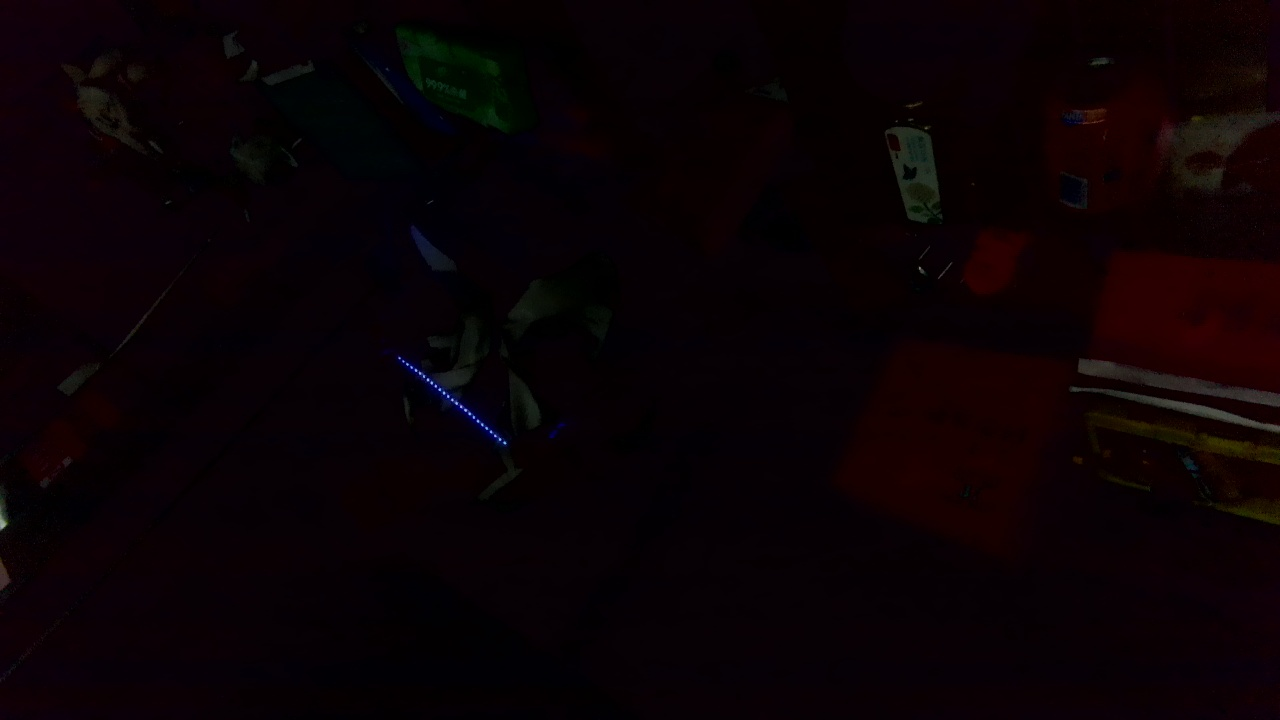
#> input picture camera_capture/BLUE/blue_001.jpg, 1280 x 720 px
$ python -i calibrate.py   (imports and definitions only)
#> lines starting #> are read from the running program, lines starting #| are printed output that depends on the picture; after the words box and inside, x2 and y2 are one past the last pixel; in counts of white or black regions, pixels touching at a corner belong together
"""根据已标注的单色图像生成仅供 R2 使用的色相模型。"""

import argparse
from dataclasses import replace
import math
import os
from pathlib import Path
import tempfile
from typing import Dict, Tuple

import cv2
import numpy as np
import yaml

from .classifier import classifier_for_profile
from .profiles import (
    CAMERA_PROFILES,
    DEFAULT_CAMERA_PROFILE,
    dataset_path,
    detector_config_path,
)


DEFAULT_CLASS_ORDER = ('RED', 'GREEN', 'CYAN', 'BLUE', 'PURPLE')
# 兼容旧测试和外部脚本；实际校准会按当前 profile 配置动态筛选。
CLASSES = DEFAULT_CLASS_ORDER


# [40 lines left out: functions _calibration_classes, _save_validated_config, not called in this run]


def hue_distance(values, center):
    delta = np.abs(values.astype(np.float32) - center)
    return np.minimum(delta, 180.0 - delta)


def _bounded(value: float, low: float, high: float) -> float:
    return float(np.clip(value, low, high))


# [27 lines left out: functions _normalized_bgr, _channel_constraints, not called in this run]


def _collect_color_pixels(path: Path) -> Tuple[np.ndarray, np.ndarray, np.ndarray]:
    image = cv2.imread(str(path), cv2.IMREAD_COLOR)
#> image is the input picture: shape (720, 1280, 3); mean B, G, R 4.4, 1.5, 10
    if image is None:
        raise RuntimeError(f'cannot read {path}')
    hsv = cv2.cvtColor(image, cv2.COLOR_BGR2HSV)
#> hsv: shape (720, 1280, 3); mean H, S, V 120.4, 240, 10.8
    value = hsv[:, :, 2].astype(np.float32)
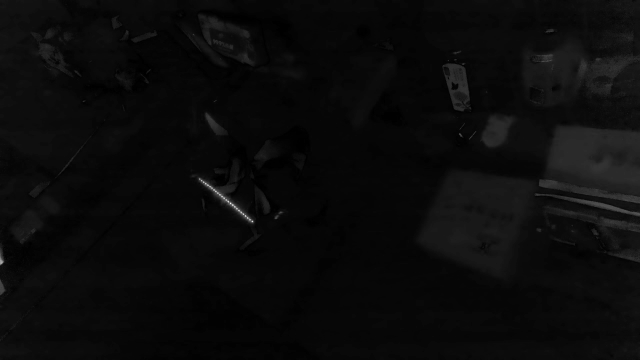
#> value: shape (720, 1280) float32 (shown at 1/2 size); min 0, max 255, mean 10.8
    smooth = cv2.GaussianBlur(value, (0, 0), 0.8)
    broad = cv2.GaussianBlur(value, (0, 0), 2.6)
    dog = smooth - broad
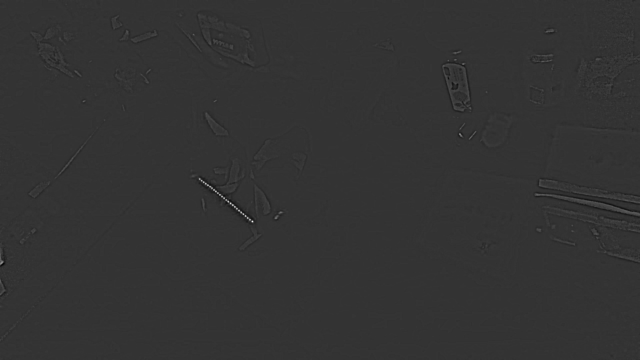
#> dog: shape (720, 1280) float32 (shown at 1/2 size); min -24.54, max 96.71, mean 0; drawn with min black and max white
    mask = (
        (hsv[:, :, 1] >= 55) &
        (hsv[:, :, 2] >= 45) &
        (dog >= max(3.0, float(np.percentile(dog, 92))))
    )
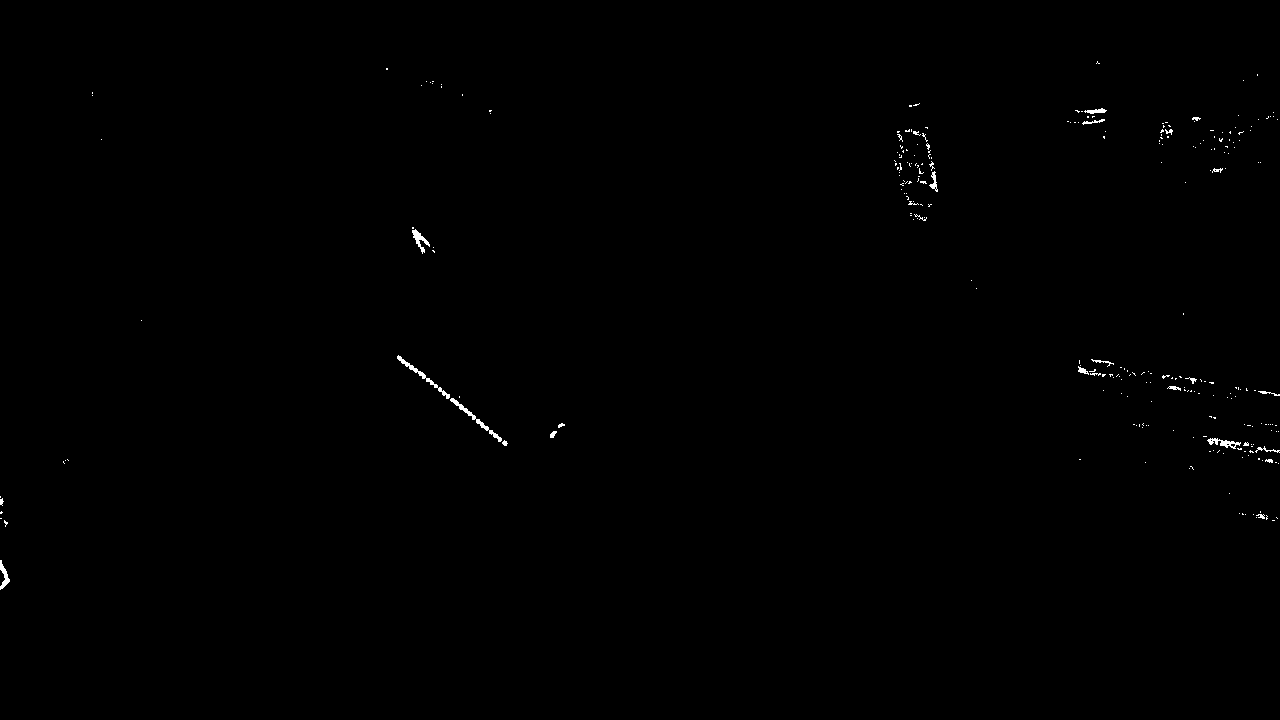
#> mask: shape (720, 1280) bool; 0.26% white in thin lines or dots, all inside (x1, y1, x2, y2) = (0, 61, 1280, 590)
    if np.count_nonzero(mask) < 20:
        mask = (hsv[:, :, 1] >= 70) & (hsv[:, :, 2] >= 55)
    return hsv[:, :, 0][mask], hsv[:, :, 1][mask], image[mask]


# [175 lines left out: functions _prepare_detection_image, calibrate, main, not called in this run]


# [2 lines not run here, left out]

>>> result = _collect_color_pixels('../../../../camera_capture/BLUE/blue_001.jpg')

$ run again, on camera_capture/BLUE/blue_005.jpg
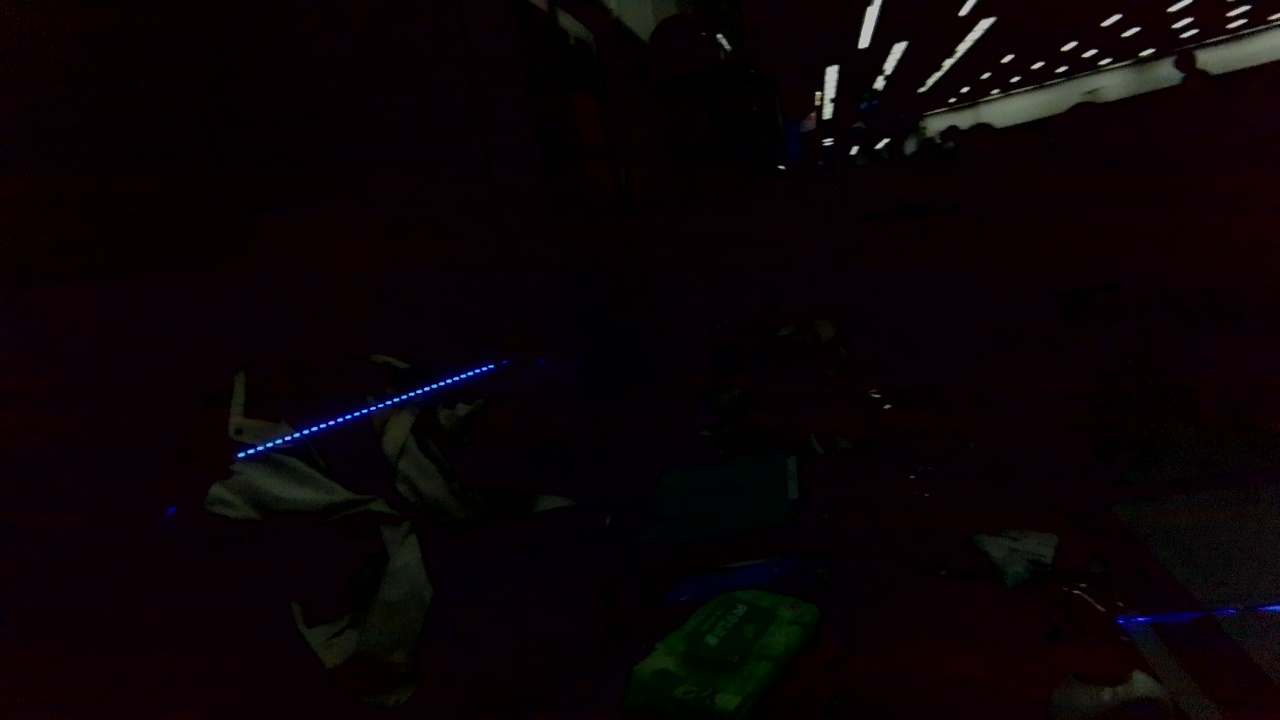
#> input picture camera_capture/BLUE/blue_005.jpg, 1280 x 720 px
#> in _collect_color_pixels, image is the input picture: shape (720, 1280, 3); mean B, G, R 5.8, 3.6, 10
#> hsv: shape (720, 1280, 3); mean H, S, V 119.2, 232.1, 11.3
#> in _collect_color_pixels, `dog = smooth - broad`:
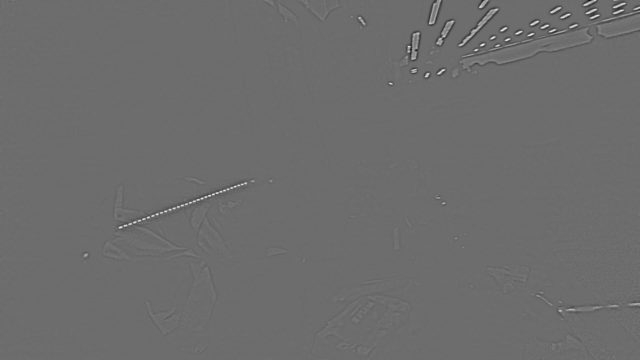
#> dog: shape (720, 1280) float32 (shown at 1/2 size); min -73.55, max 98.17, mean 0; drawn with min black and max white
#> in _collect_color_pixels, `mask = ( (hsv[:, :, 1] >= 55) & (hsv[:, :, 2] >= 45) & (dog >= max(3.0..`:
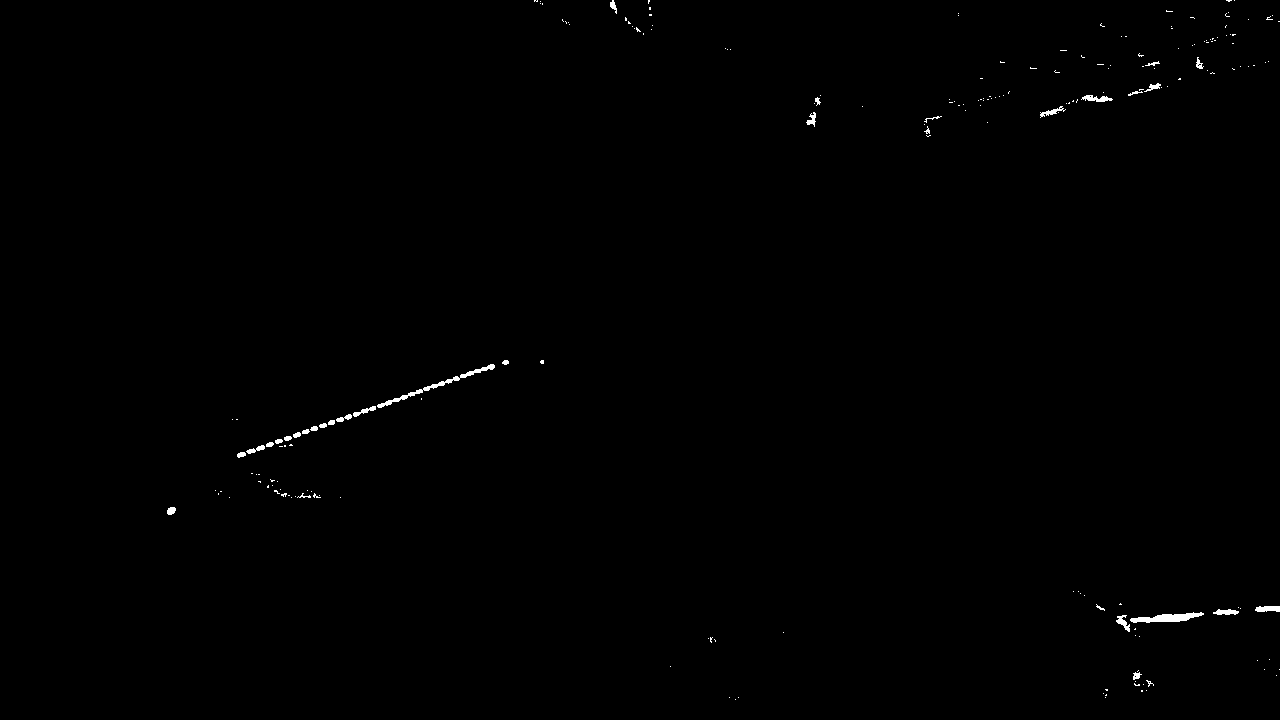
#> mask: shape (720, 1280) bool; 0.33% white; 206 white regions (173 under 20 px), largest, box (x1, y1, x2, y2) and area: (377, 364, 495, 408) 466, (1130, 612, 1204, 623) 435, (1081, 95, 1113, 102) 130

$ run again, on camera_capture/BLUE/blue_006.jpg
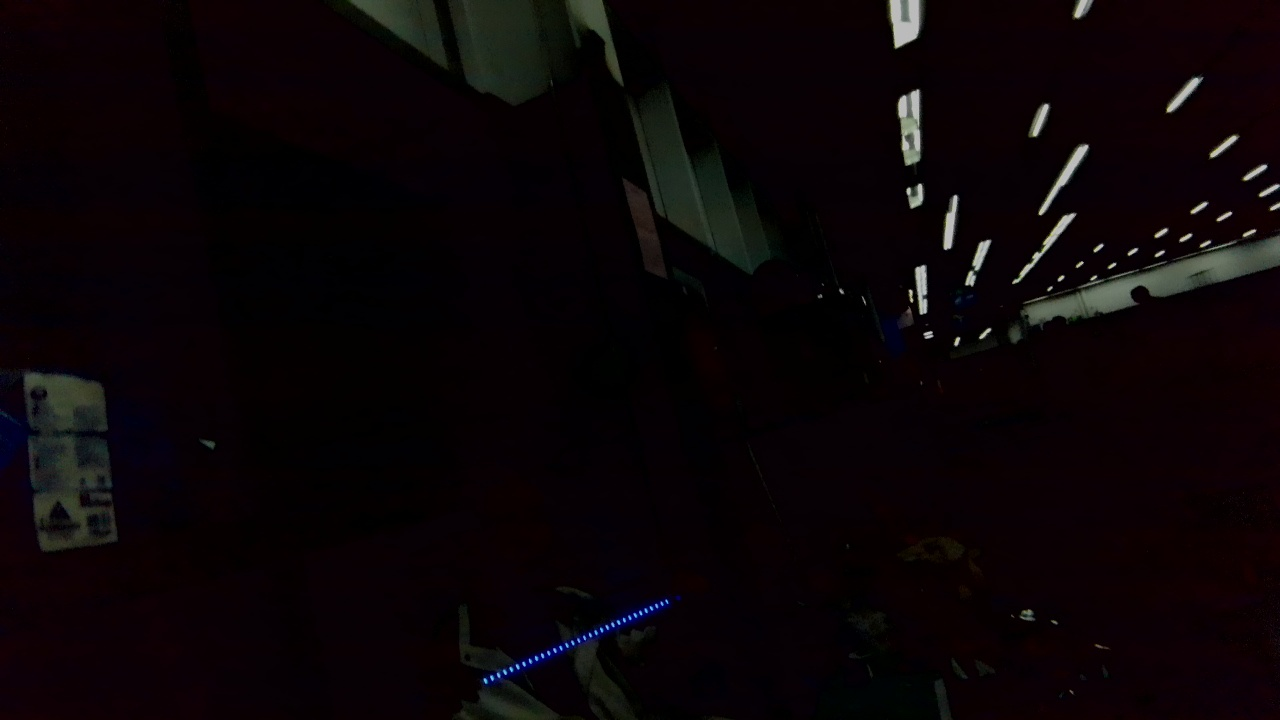
#> input picture camera_capture/BLUE/blue_006.jpg, 1280 x 720 px
#> in _collect_color_pixels, image is the input picture: shape (720, 1280, 3); mean B, G, R 6.8, 4.7, 10.7
#> hsv: shape (720, 1280, 3); mean H, S, V 123.6, 225.3, 11.9
#> in _collect_color_pixels, `dog = smooth - broad`:
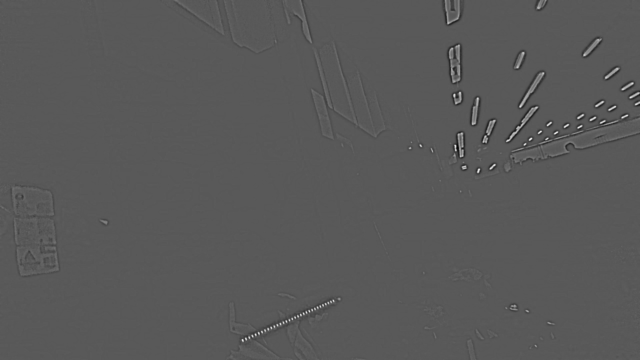
#> dog: shape (720, 1280) float32 (shown at 1/2 size); min -55.2, max 102.7, mean 0; drawn with min black and max white
#> in _collect_color_pixels, `mask = ( (hsv[:, :, 1] >= 55) & (hsv[:, :, 2] >= 45) & (dog >= max(3.0..`:
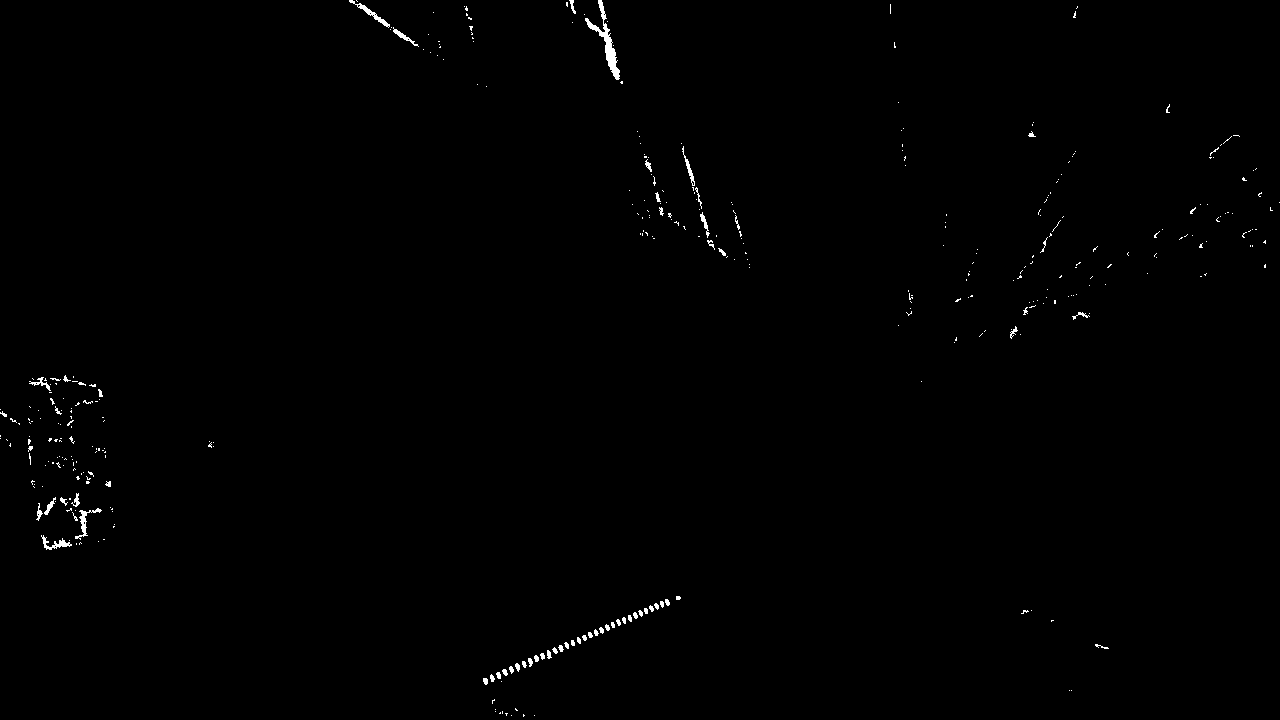
#> mask: shape (720, 1280) bool; 0.46% white; 380 white regions (317 under 20 px), largest, box (x1, y1, x2, y2) and area: (585, 0, 620, 80) 598, (75, 508, 102, 540) 183, (349, 0, 390, 28) 181
